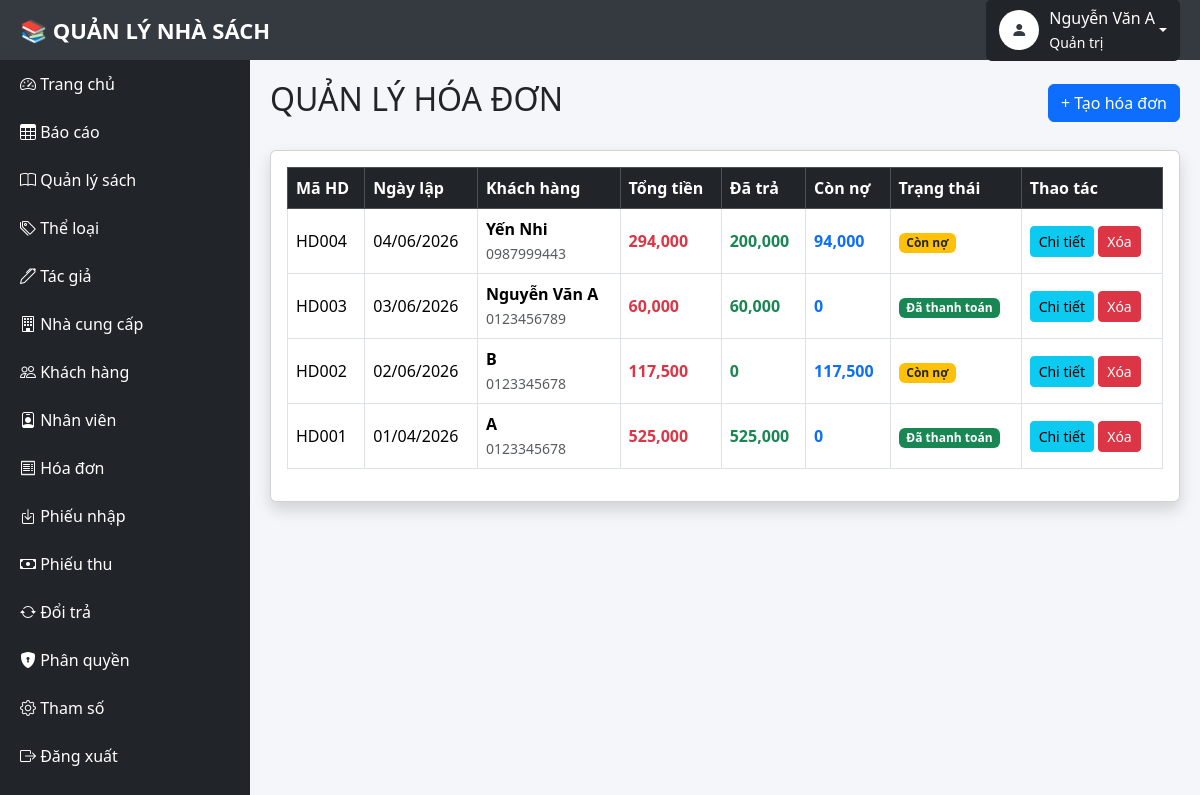
Screenshot of /hoadon/index.php (signed in) with the database file from the repository.
### tables this page shows
CREATE TABLE `hoadon` (
  `MaHD` varchar(20) NOT NULL,
  `NgayLapHD` datetime DEFAULT NULL,
  `MaKH` varchar(20) DEFAULT NULL,
  `TongTien` int(11) DEFAULT NULL,
  `DaTra` int(11) DEFAULT NULL
);

CREATE TABLE `khachhang` (
  `MaKH` varchar(20) NOT NULL,
  `TenKH` varchar(100) DEFAULT NULL,
  `NamSinh` datetime DEFAULT NULL,
  `SDT` varchar(20) DEFAULT NULL,
  `Email` varchar(100) DEFAULT NULL,
  `DiaChi` varchar(255) DEFAULT NULL,
  `TienNo` int(11) DEFAULT NULL
);

### hoadon/index.php (the view, shortened to what this page needs)
<?php
include("../layout/header.php");
include("../layout/sidebar.php");
$sql = "
SELECT
    HOADON.*,
    KHACHHANG.TenKH,
    KHACHHANG.SDT
FROM HOADON
JOIN KHACHHANG
ON HOADON.MaKH = KHACHHANG.MaKH
ORDER BY MaHD DESC
";
$result = mysqli_query($conn, $sql);
?>
<div class="content">
<div class="d-flex justify-content-between align-items-center mb-4">
<h2>
QUẢN LÝ HÓA ĐƠN
</h2>
<a href="them.php"
class="btn btn-primary">
+ Tạo hóa đơn
</a>
</div>
<div class="card shadow">
<div class="card-body">
<table class="table table-bordered table-hover align-middle">
<thead class="table-dark">
<tr>
<th>Mã HD</th>
<th>Ngày lập</th>
<th>Khách hàng</th>
<th>Tổng tiền</th>
<th>Đã trả</th>
<th>Còn nợ</th>
<th>Trạng thái</th>
<th>Thao tác</th>
</tr>
</thead>
<tbody>
<?php while($row = mysqli_fetch_assoc($result)){ ?>
<?php
$conno = $row['TongTien'] - $row['DaTra'];
?>
<tr>
<td><?= $row['MaHD'] ?></td>
<td>
<?= date("d/m/Y", strtotime($row['NgayLapHD'])) ?>
</td>
<td>
<b><?= $row['TenKH'] ?></b>
<br>
<small class="text-muted">
<?= $row['SDT'] ?>
</small>
</td>
<td class="text-danger fw-bold">
<?= number_format($row['TongTien']) ?>
</td>
<td class="text-success fw-bold">
<?= number_format($row['DaTra']) ?>
</td>
<td class="text-primary fw-bold">
<?= number_format($conno) ?>
</td>
<td>
<?php if($conno <= 0){ ?>
<span class="badge bg-success">
Đã thanh toán
</span>
<?php }else{ ?>
<span class="badge bg-warning text-dark">
Còn nợ
</span>
<?php } ?>
</td>
<td>
<a href="chitiet.php?id=<?= $row['MaHD'] ?>"
class="btn btn-info btn-sm">
Chi tiết
</a>
<a href="xoa.php?id=<?= $row['MaHD'] ?>"
class="btn btn-danger btn-sm"
onclick="return confirm('Xóa hóa đơn?')">
Xóa
</a>
</td>
</tr>
<?php } ?>
</tbody>
</table>
</div>
</div>
</div>
<?php
include("../layout/footer.php");
?>

### layout/header.php (style rules this page uses)
body { margin:0; background:#f4f6f9; }
.content { margin-left:250px; margin-top:60px; padding:20px; }

### rows the page displays
hoadon: MaHD "HD004", NgayLapHD "04/06/2026", MaKH.TenKH "Yến Nhi", MaKH.SDT "0987999443", TongTien "294,000", DaTra "200,000", conno "94,000", shows "Còn nợ"
hoadon: MaHD "HD003", NgayLapHD "03/06/2026", MaKH.TenKH "Nguyễn Văn A", MaKH.SDT "0123456789", TongTien "60,000", DaTra "60,000", conno "0", shows "Đã thanh toán"
hoadon: MaHD "HD002", NgayLapHD "02/06/2026", MaKH.TenKH "B", MaKH.SDT "0123345678", TongTien "117,500", DaTra "0", conno "117,500", shows "Còn nợ"
hoadon: MaHD "HD001", NgayLapHD "01/04/2026", MaKH.TenKH "A", MaKH.SDT "0123345678", TongTien "525,000", DaTra "525,000", conno "0", shows "Đã thanh toán"

### other values shown
$_SESSION['user']['TenNV'] "Nguyễn Văn A"
$_SESSION['user']['TenNhomNguoiDung'] "Quản trị"
